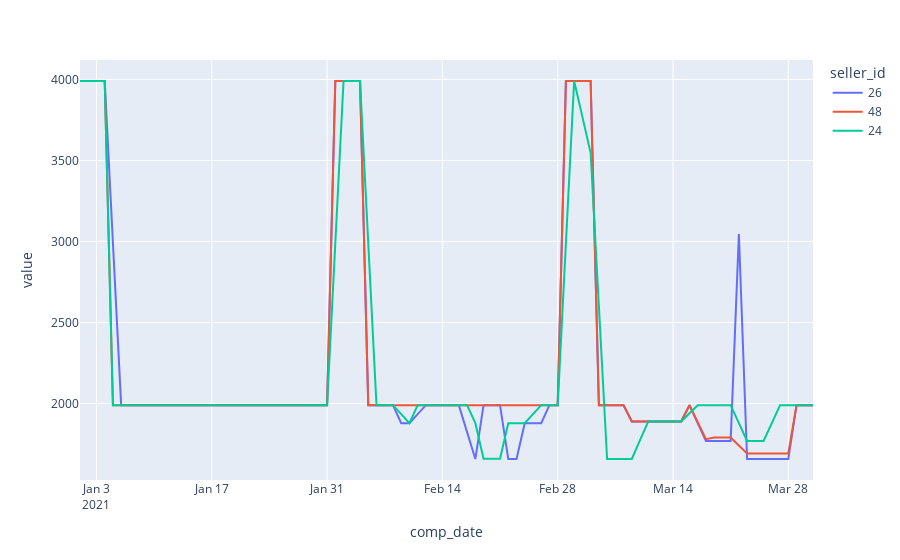

Write notebook code for a chart like this one.
### Code cell
#Plot the prices of all sellers that appear in the output dataset

price_data_shifted.columns = price_data_shifted.columns.astype(str)
price_data.columns = price_data.columns.astype(str)

list = []

for z in output_pearson.Leader.unique():
    list.append(z)

for x in output_pearson.Follower.unique():
    if x not in lista:
        list.append(x)
        
        
data = price_data[list]
fig = px.line(data, x=data.index, y = data.columns)
fig.show()
